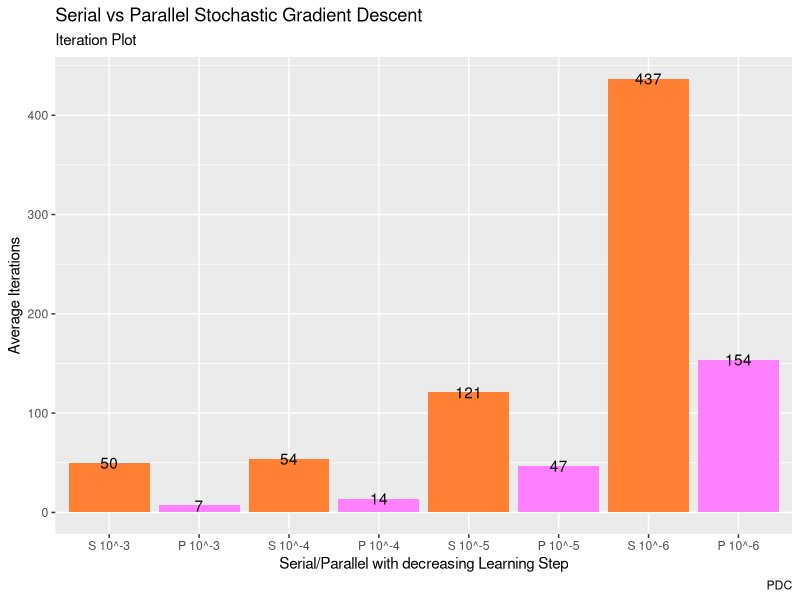

Generate this figure with R:
#14 threads
library(ggplot2)
serial_iter_thousandth <- c(50,50,50,50,50,50,50,50)
parallel_iter_thousandth <- c(7,7,7,7,7,7,7,7,7)
serial_time_thousandth <- c(0.01,0.02,0.01,0.01,0.01,0.02,0.02,0.01,0.01,0.01,0.02,0.02,0.02,0.01,0.01,0.01,0.02,0.01,0.01,0.01,0.02,0.02,0.02,0.01,0.01,0.01,0.01,0.01,0.01,0.01,0.02)
parallel_time_thousandth <- c(0.02,0.03,0.01,0.01,0.01,0.01,0.01,0.01,0.01,0.01,0.01,0.01,0.01,0.01,0.01,0.01,0.02,0.01,0.01,0.01,0.02,0.01,0.01,0.01,0.01,0.01,0.01,0.01,0.01,0.01,0.01)
serial_iter_ten_th <- c(54,54)
parallel_iter_ten_th <- c(14,14)
serial_time_ten_th <- c(0.01,0.02,0.02,0.01,0.01,0.02,0.02,0.03,0.01,0.02,0.02,0.01,0.01,0.01,0.01,0.02,0.01,0.01,0.01,0.01,0.01,0.01,0.01,0.02,0.02,0.02,0.02,0.02,0.01,0.02,0.02)
parallel_time_ten_th <- c(0.01,0.01,0.02,0.01,0.01,0.01,0.01,0.01,0.01,0.01,0.01,0.01,0.01,0.01,0.01,0.01,0.01,0.01,0.01,0.01,0.01,0.02,0.02,0.02,0.01,0.01,0.01,0.01,0.02,0.01,0.01)
s_i_hund <- c(121)
p_i_hund <- c(47)
s_t_hund <- c(0.04,0.04,0.04,0.04,0.04,0.04,0.04,0.04,0.04,0.04,0.03,0.03,0.04,0.04,0.04,0.04,0.03,0.04,0.04,0.04,0.03,0.03,0.04,0.04,0.04,0.03,0.03,0.03,0.03,0.03,0.04)
p_t_hund <- c(0.01,0.01,0.01,0.01,0.01,0.01,0.02,0.01,0.02,0.02,0.01,0.01,0.01,0.01,0.02,0.01,0.01,0.02,0.01,0.01,0.01,0.01,0.02,0.01,0.01,0.02,0.02,0.01,0.01,0.02,0.01)
s_i_mill <- c(437)
p_i_mill <- c(150,153,163,156,152,156,152,154,154,153,152,151,155,158,154,156,152,154,153,155,158,153,155,155,157,156,154,154,152,155,153,153)
t_4 <-(10000*29)/31
t_6 <-(10000*25)/31
t_8 <-(10000*28)/31
t_10<-10000
t_12<-10000
t_14<-10000
t_16<-(4*20000+27*10000)/31
t_18<-(13*20000+17*10000)/31
i_4 <-c(259,258,272,262,258,265,263,266,259,260,261,269,264,260,260,265,265,270,260,262,267,260,267,268,257,268,258,261,262,263,256,261,265)
i_6 <-c(223,225,220,225,225,221,222,228,225,223,224,225,223,224,226,221,222,220,221,225,219,224,223,224,222,227,219,222,219,223,225,224,223)
i_8 <-c(192,193,195,192,192,193,191,193,195,192,191,195,191,193,189,196,193,192,194,191,191,193,194,194,194,193,197,193,192,195,194,194,191)
i_10<-c(175,177,178,179,178,178,179,175,178,177,179,179,178,179,176,177,181,179,180,178,182,177,178,180,183,176,181,181,176,179,179,179,180)
i_12<-c(169,168,170,166,169,171,169,170,170,174,169,173,170,165,170,169,167,171,170,173,167,171,170,165,174,171,171,169,167,170,167,172,168)
i_16<-c(148,150,145,146,148,150,149,149,154,148,155,148,151,152,155,154,147,146,151,148,151,148,146,151,155,156,144,147,148,148,149,152,150)
i_18<-c(142,138,143,148,146,138,145,140,144,147,149,148,143,143,145,144,143,145,145,144,148,144,142,143,146,143,141,140,138,134,134,139,137)
i_20<-c(145,135,139,138,137,145,137,141,141,134,122,138,136,146,140,136,130,141,134,144,135,140,141,132,145,138,149,138,142,142,136,136,135)
t_20<-c(30000,470000,100000,500000,480000,500000,110000,490000,70000,16730000,210000,240000,350000,520000,280000,20000,500000,130000,16540000,250000,350000,350000,60000,490000,220000,260000,20000,350000,20000,210000,190000,590000,240000)
s_t_mill <- c(0.12,0.13,0.12,0.13,0.13,0.13,0.13,0.14,0.12,0.13,0.13,0.14,0.12,0.12,0.13,0.13,0.13,0.12,0.12,0.12,0.13,0.12,0.13,0.13,0.13,0.14,0.14,0.14,0.13,0.13,0.12)
p_t_mill <- c(0.01,0.02,0.02,0.01,0.01,0.01,0.01,0.01,0.01,0.01,0.01,0.01,0.02,0.01,0.01,0.01,0.01,0.01,0.01,0.01,0.01,0.01,0.01,0.01,0.02,0.01,0.01,0.01,0.01,0.01,0.01)
#times <- data.frame(ser_t_thou=mean(serial_time_thousandth),par_t_thou=mean(parallel_time_thousandth),ser_t_ten = mean(serial_time_ten_th),par_t_ten=mean(parallel_time_ten_th),ser_t_hund=mean(s_t_hund),par_t_hund=mean(p_t_hund),ser_t_mill=mean(s_t_mill),par_t_mil=mean(p_t_mill), row.names = NULL, check.rows = FALSE, check.names = TRUE, stringsAsFactors = default.stringsAsFactors())
#titles <-c("S 0.001","P 0.001","S 0.0001","P 0.0001","S 0.00001","P 0.00001","S 0.000001","P 0.000001")
titles <-c("S 10^-3","P 10^-3","S 10^-4","P 10^-4","S 10^-5","P 10^-5","S 10^-6","P 10^-6")
i_vals <-c(50,7,54,14,121,47,437,154)
times <-data.frame( names = titles,
    values = c(mean(serial_time_thousandth),mean(parallel_time_thousandth),mean(serial_time_ten_th),mean(parallel_time_ten_th),mean(s_t_hund),mean(p_t_hund),mean(s_t_mill),mean(p_t_mill))
    )
iters <-data.frame(names_i=titles,values_i=i_vals)
titles_i <- c("4","6","8","10","12","14","16","18","20")
mean_t_c <- c(mean(t_4),mean(t_6),mean(t_8),mean(t_10),mean(t_12),mean(t_14),mean(t_16),mean(t_18),mean(t_20))
mean_i_c <-c(mean(i_4),mean(i_6),mean(i_8),mean(i_10),mean(i_12),mean(p_i_mill),mean(i_16),mean(i_18),mean(i_20))
mean_i_c_t<-c(262.7576, 223.0909, 192.9697 ,178.5152, 169.5455, 154.3125, 149.6667 ,142.6970, 138.4242)
mean_t_c_t<-c( 9354.8 ,   8064.5  ,  9032.3  ,10000  , 10000 ,  10000 ,11290  , 13871,1268788)
core_i <-data.frame(names=titles_i,values=mean_i_c_t)
core_t <-data.frame(names=titles_i,values=mean_t_c_t)
#ggplot(core_t,aes(x=factor(names,level=names),y=values,fill=as.factor(names)))+
#    geom_bar(stat = "identity",show.legend = FALSE)+
#    scale_fill_manual(values = c(rgb(1,0.5,0.9,1),rgb(1,0.5,0.9,1), rgb(1,0.5,0.9,1),rgb(1,0.5,0.9,1), rgb(1,0.5,0.9,1), rgb(1,0,0,1),rgb(1,0.5,0.9,1),rgb(1,0.5,0.9,1),rgb(1,0.5,0.9,1))) +
#    geom_text(aes(x=names, y=values, label=values))+
#    labs(title="Parallel Stochastic Gradient Descent Core Counts", subtitle="Cycles Plot", y="Average Cycles", x="Increasing Core Count on 0.000001", caption="PDC")
#mean_t_c
#ggplot(core_i,aes(x=factor(names,level=names),y=values,fill=as.factor(names)))+
#    geom_bar(stat = "identity",show.legend = FALSE)+
#    scale_fill_manual(values = c(rgb(1,0.5,0.4,1),rgb(1,0.5,0.5,1), rgb(1,0.5,0.6,1),rgb(1,0.5,0.7,1), rgb(1,0.5,0.8,1), rgb(1,0.5,0.9,1),rgb(1,0.5,0.1,1),rgb(1,0.5,0.2,1),rgb(1,0.5,0.3,1))) +
#    geom_text(aes(x=names, y=values, label=values))+
#    labs(title="Parallel Stochastic Gradient Descent Core Counts", subtitle="Iteration Plot", y="Average Iterations", x="Increasing Core Count on 0.000001", caption="PDC")
ggplot(iters,aes(x=factor(names_i,level=names_i),y=values_i,fill=as.factor(names_i)))+
    geom_bar(stat = "identity",show.legend = FALSE)+
    scale_fill_manual(values = c(rgb(1,0.5,1,1),rgb(1,0.5,1,1), rgb(1,0.5,1,1),rgb(1,0.5,1,1), rgb(1,0.5,0.2,1), rgb(1,0.5,0.2,1),rgb(1,0.5,0.2,1),rgb(1,0.5,0.2,1))) +
    geom_text(aes(x=names_i, y=values_i, label=values_i))+
    labs(title="Serial vs Parallel Stochastic Gradient Descent", subtitle="Iteration Plot", y="Average Iterations", x="Serial/Parallel with decreasing Learning Step", caption="PDC")

#trunc <-c(.01354,.01161,.01516,.01161,.03677,.01290,.12838,.01129)
#ggplot(times,aes(x=factor(names,level=names), y=values,fill=as.factor(names)))+geom_bar(stat = "identity",show.legend = FALSE)+
#    scale_fill_manual(values = c(rgb(1,0.5,1,1),rgb(1,0.5,1,1), rgb(1,0.5,1,1),rgb(1,0.5,1,1), rgb(1,0.5,0.2,1), rgb(1,0.5,0.2,1),rgb(1,0.5,0.2,1),rgb(1,0.5,0.2,1))) +
#    geom_text(aes(x=names, y=values, label=trunc))+
#    labs(title="Serial vs Parallel Stochastic Gradient Descent", subtitle="Runtime Plot", y="Average Time in seconds", x="Serial/Parallel with decreasing Learning Step", caption="PDC")

mean(serial_time_thousandth)
mean(parallel_time_thousandth)
mean(serial_time_ten_th)
mean(parallel_time_ten_th)
mean(s_t_hund)
mean(p_t_hund)
mean(p_i_mill)
mean(s_t_mill)
mean(p_t_mill)


